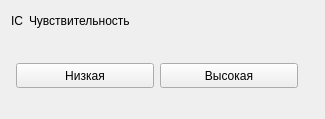
<?xml version="1.0" encoding="UTF-8"?>
<ui version="4.0">
 <class>WidgetSensitivity</class>
 <widget class="QWidget" name="WidgetSensitivity">
  <property name="geometry">
   <rect>
    <x>0</x>
    <y>0</y>
    <width>325</width>
    <height>119</height>
   </rect>
  </property>
  <property name="windowTitle">
   <string>Form</string>
  </property>
  <layout class="QHBoxLayout" name="horizontalLayout_3">
   <item>
    <layout class="QVBoxLayout" name="verticalLayout_borderExternal">
     <item>
      <layout class="QVBoxLayout" name="verticalLayout_2">
       <item>
        <layout class="QHBoxLayout" name="horizontalLayout">
         <item>
          <widget class="QLabel" name="label_headIcon">
           <property name="text">
            <string>IC</string>
           </property>
          </widget>
         </item>
         <item>
          <widget class="QLabel" name="label_headText">
           <property name="text">
            <string>Чувствительность</string>
           </property>
          </widget>
         </item>
         <item>
          <spacer name="horizontalSpacer">
           <property name="orientation">
            <enum>Qt::Horizontal</enum>
           </property>
           <property name="sizeHint" stdset="0">
            <size>
             <width>40</width>
             <height>20</height>
            </size>
           </property>
          </spacer>
         </item>
        </layout>
       </item>
       <item>
        <widget class="QFrame" name="frame_borderInternal">
         <property name="frameShape">
          <enum>QFrame::StyledPanel</enum>
         </property>
         <property name="frameShadow">
          <enum>QFrame::Raised</enum>
         </property>
        </widget>
       </item>
       <item>
        <layout class="QHBoxLayout" name="horizontalLayout_borderInternal">
         <item>
          <spacer name="horizontalSpacer_2">
           <property name="orientation">
            <enum>Qt::Horizontal</enum>
           </property>
           <property name="sizeType">
            <enum>QSizePolicy::Fixed</enum>
           </property>
           <property name="sizeHint" stdset="0">
            <size>
             <width>5</width>
             <height>20</height>
            </size>
           </property>
          </spacer>
         </item>
         <item>
          <layout class="QVBoxLayout" name="verticalLayout">
           <item>
            <layout class="QHBoxLayout" name="horizontalLayout_2">
             <item>
              <widget class="QPushButton" name="pushButton_sensitivityLow">
               <property name="minimumSize">
                <size>
                 <width>0</width>
                 <height>25</height>
                </size>
               </property>
               <property name="maximumSize">
                <size>
                 <width>16777215</width>
                 <height>25</height>
                </size>
               </property>
               <property name="focusPolicy">
                <enum>Qt::NoFocus</enum>
               </property>
               <property name="text">
                <string>Низкая</string>
               </property>
              </widget>
             </item>
             <item>
              <widget class="QPushButton" name="pushButton_sensitivityHigh">
               <property name="minimumSize">
                <size>
                 <width>0</width>
                 <height>25</height>
                </size>
               </property>
               <property name="maximumSize">
                <size>
                 <width>16777215</width>
                 <height>25</height>
                </size>
               </property>
               <property name="focusPolicy">
                <enum>Qt::NoFocus</enum>
               </property>
               <property name="text">
                <string>Высокая</string>
               </property>
              </widget>
             </item>
            </layout>
           </item>
          </layout>
         </item>
         <item>
          <spacer name="verticalSpacer_3">
           <property name="orientation">
            <enum>Qt::Vertical</enum>
           </property>
           <property name="sizeHint" stdset="0">
            <size>
             <width>5</width>
             <height>40</height>
            </size>
           </property>
          </spacer>
         </item>
         <item>
          <spacer name="horizontalSpacer_3">
           <property name="orientation">
            <enum>Qt::Horizontal</enum>
           </property>
           <property name="sizeType">
            <enum>QSizePolicy::Fixed</enum>
           </property>
           <property name="sizeHint" stdset="0">
            <size>
             <width>5</width>
             <height>20</height>
            </size>
           </property>
          </spacer>
         </item>
        </layout>
       </item>
      </layout>
     </item>
    </layout>
   </item>
   <item>
    <widget class="QFrame" name="frame_borderExternal">
     <property name="frameShape">
      <enum>QFrame::StyledPanel</enum>
     </property>
     <property name="frameShadow">
      <enum>QFrame::Raised</enum>
     </property>
    </widget>
   </item>
  </layout>
 </widget>
 <resources/>
 <connections/>
</ui>
